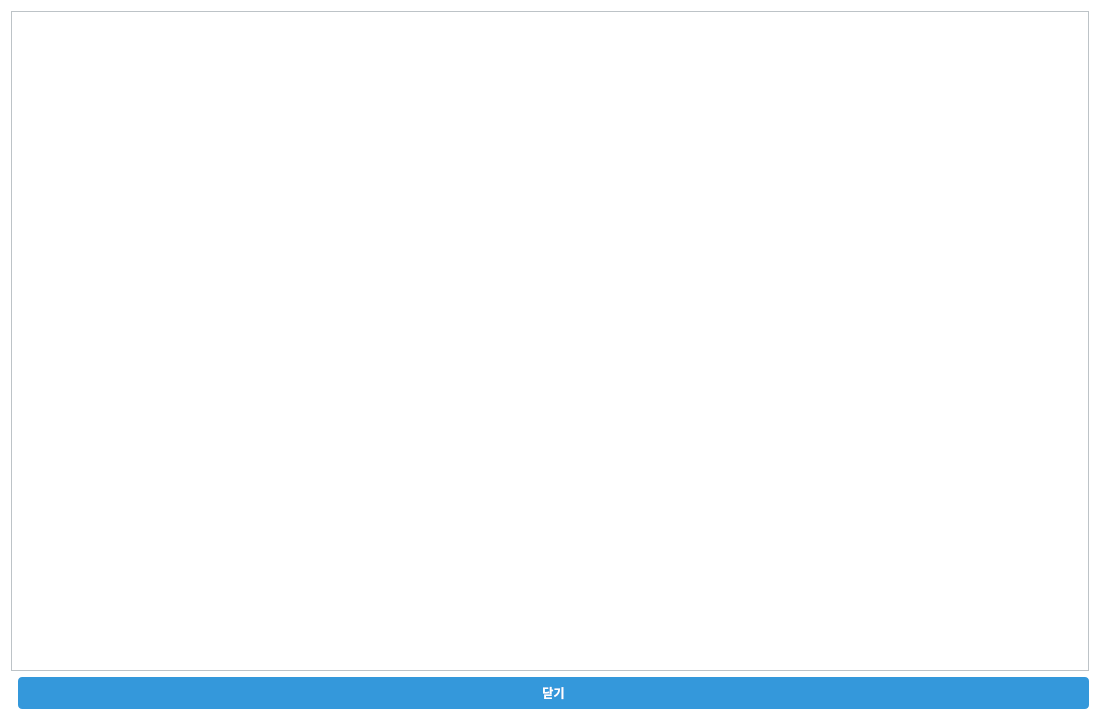
<?xml version="1.0" encoding="UTF-8"?>
<ui version="4.0">
 <class>TimescaleMonitorDialog</class>
 <widget class="QDialog" name="TimescaleMonitorDialog">
  <property name="geometry">
   <rect>
    <x>0</x>
    <y>0</y>
    <width>1100</width>
    <height>720</height>
   </rect>
  </property>
  <property name="minimumSize">
   <size>
    <width>900</width>
    <height>620</height>
   </size>
  </property>
  <property name="font">
   <font>
    <family>맑은 고딕</family>
    <pointsize>11</pointsize>
   </font>
  </property>
  <property name="windowTitle">
   <string>TimescaleDB 모니터링</string>
  </property>
  <property name="styleSheet">
   <string notr="true">QWidget {
    background-color: #FFFFFF;
    color: #2C3E50;
    font-family: &quot;맑은 고딕&quot;;
    font-size: 9pt;
}

QTabWidget::pane {
    border: 1px solid #BDC3C7;
    background-color: #FFFFFF;
}

QTabBar::tab {
    background-color: #ECF0F1;
    color: #2C3E50;
    padding: 8px 16px;
    margin-right: 2px;
    border: 1px solid #BDC3C7;
    border-bottom: none;
    border-top-left-radius: 4px;
    border-top-right-radius: 4px;
}

QTabBar::tab:selected {
    background-color: #3498DB;
    color: #FFFFFF;
    font-weight: bold;
}

QTabBar::tab:hover {
    background-color: #D5DBDB;
}

QTableWidget {
    gridline-color: #BDC3C7;
    background-color: #FFFFFF;
    alternate-background-color: #F8F9FA;
    selection-background-color: #3498DB;
    selection-color: #FFFFFF;
}

QTableWidget::item {
    padding: 4px;
    border: none;
}

QHeaderView::section {
    background-color: #ECF0F1;
    color: #2C3E50;
    padding: 6px;
    border: 1px solid #BDC3C7;
    font-weight: bold;
}

QLineEdit, QTextEdit, QPlainTextEdit {
    background-color: #FFFFFF;
    border: 1px solid #BDC3C7;
    border-radius: 3px;
    padding: 4px;
    color: #2C3E50;
}

QLineEdit:focus, QTextEdit:focus, QPlainTextEdit:focus {
    border: 2px solid #3498DB;
}

QPushButton {
    background-color: #3498DB;
    color: #FFFFFF;
    border: none;
    border-radius: 4px;
    padding: 6px 12px;
    font-weight: bold;
}

QPushButton:hover {
    background-color: #2980B9;
}

QPushButton:pressed {
    background-color: #1F618D;
}

QPushButton:disabled {
    background-color: #BDC3C7;
    color: #7F8C8D;
}

QLabel {
    color: #2C3E50;
    background-color: transparent;
}

QGroupBox {
    border: 2px solid #BDC3C7;
    border-radius: 5px;
    margin-top: 10px;
    padding-top: 10px;
    background-color: #F8F9FA;
}

QGroupBox::title {
    subcontrol-origin: margin;
    subcontrol-position: top left;
    padding: 0 5px;
    color: #2C3E50;
    font-weight: bold;
}

QProgressBar {
    border: 1px solid #BDC3C7;
    border-radius: 3px;
    text-align: center;
    background-color: #ECF0F1;
}

QProgressBar::chunk {
    background-color: #3498DB;
}</string>
  </property>
  <layout class="QVBoxLayout" name="verticalLayout">
   <item>
    <widget class="QTabWidget" name="tabWidget">
     <property name="currentIndex">
      <number>0</number>
     </property>
    </widget>
   </item>
   <item>
    <layout class="QHBoxLayout" name="buttonLayout">
     <item>
      <spacer name="horizontalSpacer">
       <property name="orientation">
        <enum>Qt::Horizontal</enum>
       </property>
      </spacer>
     </item>
     <item>
      <widget class="QPushButton" name="btnClose">
       <property name="text">
        <string>닫기</string>
       </property>
       <property name="minimumSize">
        <size>
         <width>100</width>
         <height>32</height>
        </size>
       </property>
      </widget>
     </item>
    </layout>
   </item>
  </layout>
 </widget>
 <resources/>
 <connections/>
</ui>
